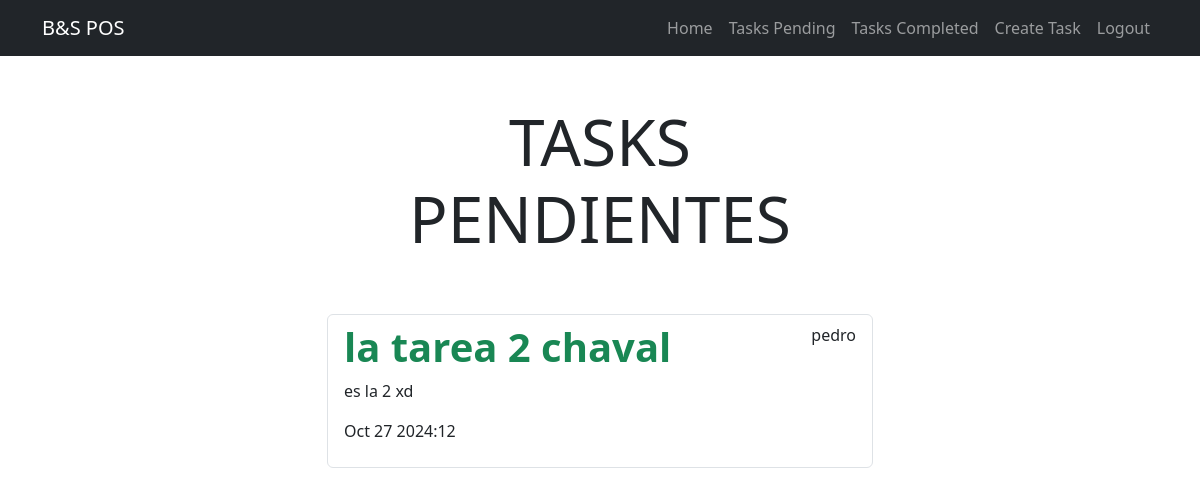
The app's page /tasks_completed/ (signed in) with its own data.
### tasks/models.py (models this page shows, shortened)
class Task(models.Model):
    title = models.CharField(max_length=30)
    description = models.TextField(blank=True)
    created = models.DateTimeField(auto_now_add=True)
    datecompleted = models.DateTimeField(null=True, blank=True)
    important = models.BooleanField(default=True)
    user = models.ForeignKey(User, on_delete=models.CASCADE)

### tasks/views.py (the view)
# urls.py: path('tasks_completed/', views.tasks_completed, name='tasks_completed'),
@login_required
def tasks_completed(request):
    tasks = Task.objects.filter(user=request.user, datecompleted__isnull=False).order_by
    ('-datecompleted')
    return render(request, 'tasks.html', {'tasks': tasks})

### tasks/templates/tasks.html
{% extends 'base.html' %}
{% block content %}
<main class="container">
    <div class="row">
        <div class="col-md-6 offset-md-3">
            <h1 class="text-center display-3 py-5">TASKS PENDIENTES</h1>
            <ul class="list-group">
                {% for task in tasks %}
                <a class="list-group-item" href="{% url 'task_detail' task.id %}">
                    <header class="d-flex justify-content-between">
                        {% if task.important %}
                        <h1 class="fw-bold text-success">{{task.title}}
                        </h1>
                        {% else %}
                        <h1 class="fw-bold">{{task.title}}</h1>
                        {% endif %}
                        <p>{{ task.user.username }}</p>
                    </header>
                        <p>{{ task.description }}</p>
                        <p>{{task.datecompleted|date:'M j Y:i'}}</p>
                </a>
                {% endfor %}
            </ul>
        </div>
    </div>
</main>
{% endblock %}

### records on screen
Task: title "la tarea 2 chaval", user.username "pedro", description "es la 2 xd", datecompleted "Oct 27 2024:12"
